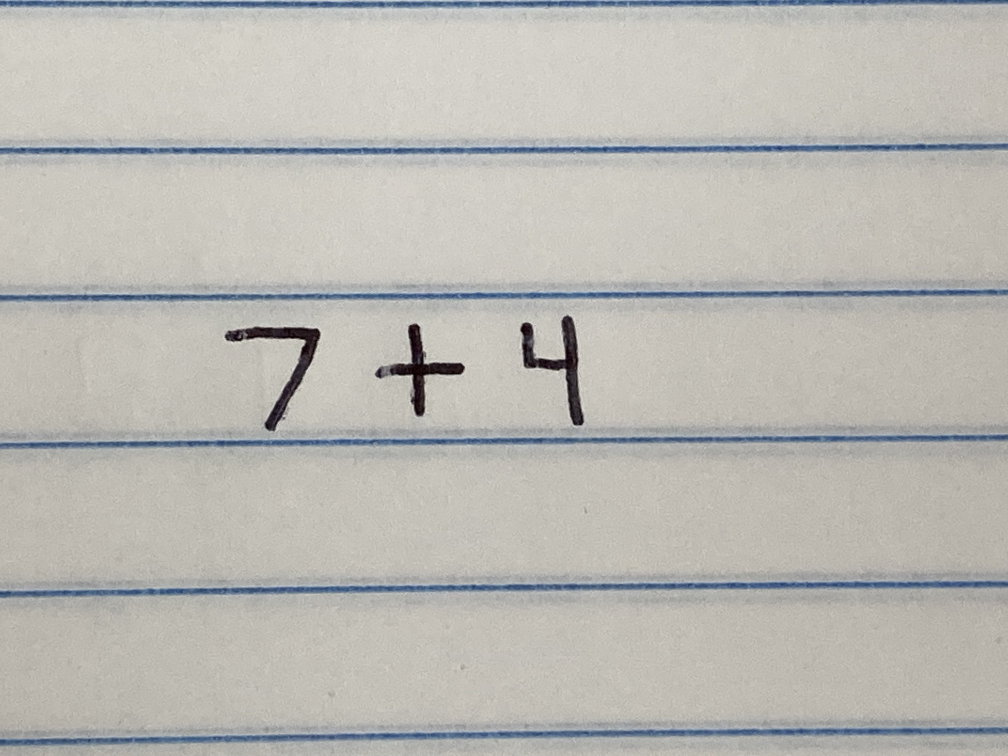
#> input picture EquationSolver/IMG_0315.JPG, 4032 x 3024 px (shown at 1/4 size)
$ python data_expander.py IMG_0315.JPG out
#> lines starting #> are read from the running program, lines starting #| are printed output that depends on the picture; after the words box and inside, x2 and y2 are one past the last pixel; in counts of white or black regions, pixels touching at a corner belong together
### EquationSolver/image_preprocessor.py
import sys

from utilities import show

import cv2 as cv
import numpy as np


def image_preprocessor(image_path):
    print("Preprocessing image...")

    image = cv.imread(image_path, 0)
    resized_image = resize_image(image)
    blurred_image = cv.medianBlur(resized_image, 3)

    # Black: 0, White: 255
    median = np.median(blurred_image)
    maximum = np.max(blurred_image)
    minimum = np.min(blurred_image)

    text_color = "white" if abs(median - maximum) > abs(median - minimum) else "black"

    if text_color == "white":
        blurred_image = np.bitwise_not(blurred_image)

    threshold = cv.adaptiveThreshold(blurred_image, 255, cv.ADAPTIVE_THRESH_GAUSSIAN_C, cv.THRESH_BINARY, 51, 30)
    threshold = np.bitwise_not(threshold)

    return threshold


def resize_image(image):
    height, width = image.shape[0], image.shape[1]

    target_height = 500
    scaling_factor = target_height / height

    adjusted_height = int(scaling_factor * height)
    adjusted_width = int(scaling_factor * width)

    resized_image = cv.resize(image, (adjusted_width, adjusted_height))

    return resized_image


# [3 lines that do not run on import are left out]

### EquationSolver/character_image_extractor.py
from skimage.measure import find_contours
from skimage.io import imread
import skimage
import matplotlib.pyplot as plt
from skimage.color import rgb2gray

import numpy as np


from skimage.transform import rescale, resize, downscale_local_mean
from math import floor, ceil

def is_contained(boxes, box):

    x_min, x_max, y_min, y_max = box
    for potential_box in boxes:
        if potential_box == box:
            continue
        pot_x_min, pot_x_max, pot_y_min, pot_y_max = potential_box

        if pot_x_min < x_min and  x_max < pot_x_max and pot_y_min < y_min and  y_max < pot_y_max:
            return True
    return False
def is_small(image, box, margin):
    height, width = image.shape
    x_min, x_max, y_min, y_max = box
    box_height = x_max - x_min
    box_width = y_max - y_min
    return (box_height * box_width)/(height * width) < margin

# [18 lines left out: functions search_same_line, search_same_line_alt, not called in this run]


def character_image_extractor(image, full = False):
    print("Extracting character images...")

    character_images = list()

    # get the edges of the text
    contours = find_contours(image, 0.7)
    bounding_boxes = []

    # find the bounding box of the text
    for contour in contours:
        Xmin = np.min(contour[:,0])
        Xmax = np.max(contour[:,0])
        Ymin = np.min(contour[:,1])
        Ymax = np.max(contour[:,1])

        bounding_boxes.append([Xmin, Xmax, Ymin, Ymax])

    # remove any box that would be contained within another
    # there are issues with 8 and 9 where the inner circles would be their own contour
    bounding_boxes = list(filter(lambda x: not (is_contained(bounding_boxes, x)), bounding_boxes))

    # remove any tiny boxes that result from noise
    # this will avoid issues if there is a small speck close to the center and will avoid unnecessary work from specks being sent to the model
    bounding_boxes = list(filter(lambda x: not (is_small(image, x, 0.0005)), bounding_boxes))

    # order boxes left to right
    sorted_boxes = sorted(bounding_boxes, key = lambda x: x[2])

    x,y = image.shape

    # find the box that is closest to the center
    center_box = sorted(sorted_boxes, key = lambda z: (abs(x//2-(z[0]+z[1])//2) + abs(y//2 - (z[2]+z[3])//2)))[0]

    selection = sorted_boxes
    if not full:
        selection = search_same_line_alt(sorted_boxes, center_box)
    # find all boxes within the same line roughly
    # filters based on the center of a box being
    # within the somewhere within the height range of the searching box
    for box in selection:
        box = list(map(round, box))
        # extract the part of the image within the box
        focus_shape = image[box[0]:box[1], box[2]:box[3]]
        x,y = focus_shape.shape
        x_y_diff = x-y
        scale = (1/max(x,y))*24
        #scale to a 24*n or n*24 image depending on x or y being larger
        image_rescaled = rescale(focus_shape, scale, anti_aliasing=False)

        x,y = image_rescaled.shape
        x_y_diff = x-y
        x_pad = (floor(-min(0, x_y_diff)/2) +2,ceil(-min(0, x_y_diff)/2) +2)
        y_pad = (floor(max(0, x_y_diff)/2) +2,ceil(max(0, x_y_diff)/2) +2)

        # pad the image to become 28 by 28, rounding pixel is added to the right
        image_rescaled = np.pad(image_rescaled, (x_pad, y_pad), 'constant', constant_values=(0,0))
        character_images.append(image_rescaled)


    return character_images

### EquationSolver/data_expander.py
import sys

from utilities import show

from character_image_extractor import character_image_extractor
from image_preprocessor import image_preprocessor
import time
import numpy

import matplotlib.pyplot as plt

import cv2


def main():
    input_file = sys.argv[1]
    output_dir = sys.argv[2]

    # Preprocess the image to remove any artifacts and noise
    preprocessed_image = image_preprocessor(input_file)
#> in image_preprocessor, `image = cv.imread(image_path, 0)`:
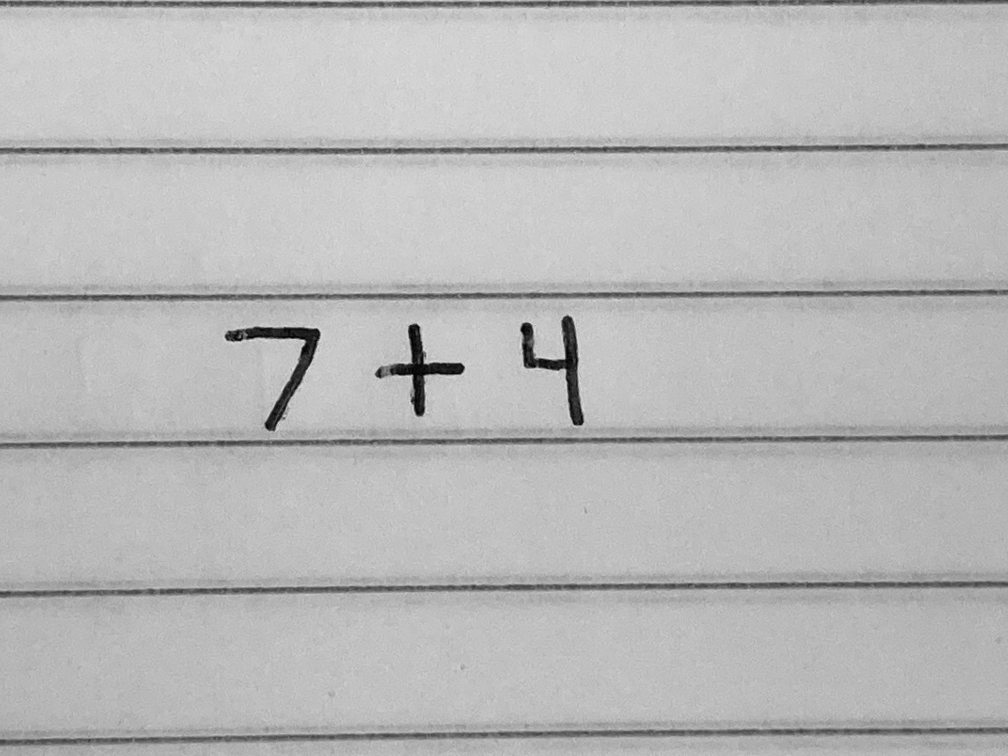
#> image: shape (3024, 4032) (shown at 1/4 size); min 0, max 234, mean 184.3
#> in resize_image, `resized_image = cv.resize(image, (adjusted_width, adjusted_height))`:
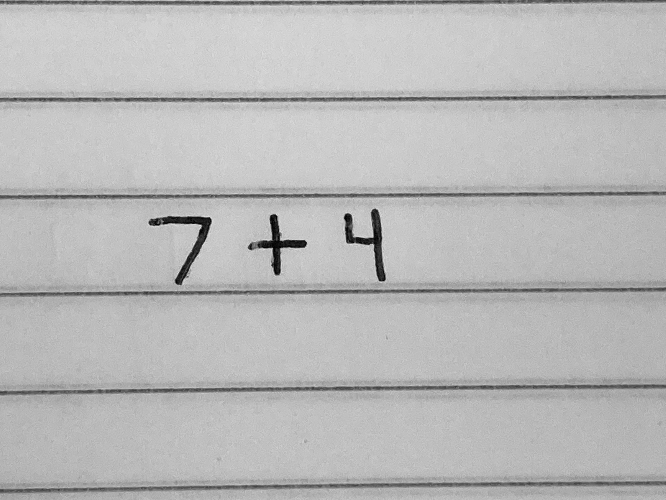
#> resized_image: shape (500, 666); min 0, max 226, mean 184.2
#> in image_preprocessor, `median = np.median(blurred_image)`: median = 189
#> in image_preprocessor, `maximum = np.max(blurred_image)`: maximum = 216
#> in image_preprocessor, `minimum = np.min(blurred_image)`: minimum = 5
#> in image_preprocessor, `text_color = "white" if abs(median - maximum) > abs(median - minimum) ..`: text_color = 'black'
#> in image_preprocessor, `threshold = cv.adaptiveThreshold(blurred_image, 255, cv.ADAPTIVE_THRES..`:
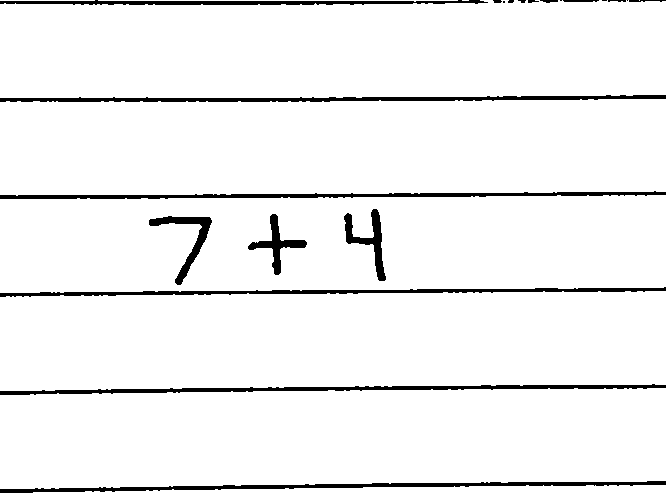
#> threshold: shape (500, 666); 95% white; 21 black regions (6 under 20 px), largest, box (x1, y1, x2, y2) and area: (0, 95, 666, 102) 2537, (0, 384, 666, 395) 2500, (0, 481, 666, 493) 2486
    # Extract each character from the preprocessed image
    character_images = character_image_extractor(preprocessed_image, full=True)
#> in character_image_extractor, `contours = find_contours(image, 0.7)`: contours = 30 point arrays, longest 728 points
#> the loop in character_image_extractor, `for contour in contours:` made 30 passes
#> (Xmin, Xmax, Ymin, Ymax) on passes 1, 2, 3, 4, 5, 6, 7, 8, 9, 10, 12, 13: (0, 0.00275, 0, 94), (0, 1, 98, 457), (0, 0.00275, 462, 468), (0, 5, 0, 488), (0, 3, 492, 502), (0.00275, 3, 502, 505), (0, 3, 507, 514), (0, 3, 517, 526), (0, 3, 527, 539), (0, 3, 539, 558), (0, 2, 562, 599), (0, 0.997, 601, 607)
#> (contour, Xmin, Xmax, Ymin, Ymax) on passes 11, 15, 17: ([[0, 562], [0.997, 561], [0.997, 560], [0, 559]], 0, 0.997, 559, 562), ([[0, 628], [0.997, 627], [0, 626]], 0, 0.997, 626, 628), ([[0, 639], [0.00275, 639], [0, 639]], 0, 0.00275, 639, 639)
#> after the loop in character_image_extractor, `for contour in contours:`: bounding_boxes = 30 items, first 6: [0, 0.00275, 0, 94], [0, 1, 98, 457], [0, 0.00275, 462, 468], [0, 5, 0, 488], [0, 3, 492, 502], [0.00275, 3, 502, 505]
#> the loop in is_contained, `for potential_box in boxes:` made 30 passes
#> the loop in is_contained (call 2), `for potential_box in boxes:` made 30 passes
#> the loop in character_image_extractor, `for box in selection:` made 15 passes
#> box on passes 1 to 12: [0, 5, 0, 488], [94, 97, 0, 665], [99, 102, 0, 665], [190, 195, 0, 665], [195, 199, 0, 665], [286, 292, 0, 665], [291, 297, 0, 665], [383, 390, 0, 665], [388, 395, 0, 665], [480, 488, 0, 665], [485, 493, 0, 665], [0, 1, 98, 457]
#> pass 1, in character_image_extractor, `image_rescaled = np.pad(image_rescaled, (x_pad, y_pad), 'constant', co..`:
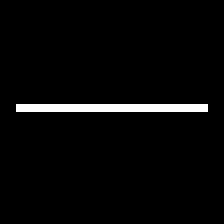
#> image_rescaled: shape (28, 28) float64 (shown 8 times larger); values 0 (black) and 1 (white), 3.1% white in thin lines or dots, all inside (x1, y1, x2, y2) = (2, 13, 26, 14)
#> pass 2, in character_image_extractor, `image_rescaled = np.pad(image_rescaled, (x_pad, y_pad), 'constant', co..`:
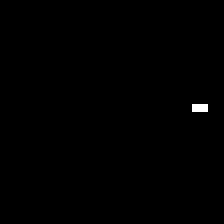
#> image_rescaled: shape (28, 28) float64 (shown 8 times larger); values 0 (black) and 1 (white), 0.26% white in thin lines or dots, all inside (x1, y1, x2, y2) = (24, 13, 26, 14)
#> pass 3, in character_image_extractor, `image_rescaled = np.pad(image_rescaled, (x_pad, y_pad), 'constant', co..`:
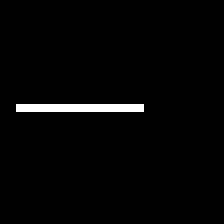
#> image_rescaled: shape (28, 28) float64 (shown 8 times larger); values 0 (black) and 1 (white), 2% white in thin lines or dots, all inside (x1, y1, x2, y2) = (2, 13, 18, 14)
#> after the loop in character_image_extractor, `for box in selection:`:
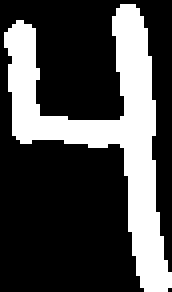
#> focus_shape: shape (73, 43) (shown 4 times larger); 28.5% white; 1 white region, box (x1, y1, x2, y2) and area: (1, 1, 43, 73) 896
    counter = 0
    print(len(character_images))
#| 15
    for image in character_images:
        image[:] *= 255
        cv2.imwrite(f"{output_dir}\\{time.time()}{counter}.jpg", image)
        counter += 1
#> this loop made 15 passes

if __name__ == "__main__":
    main()

$ run again, on EquationSolver/IMG_8134.JPG
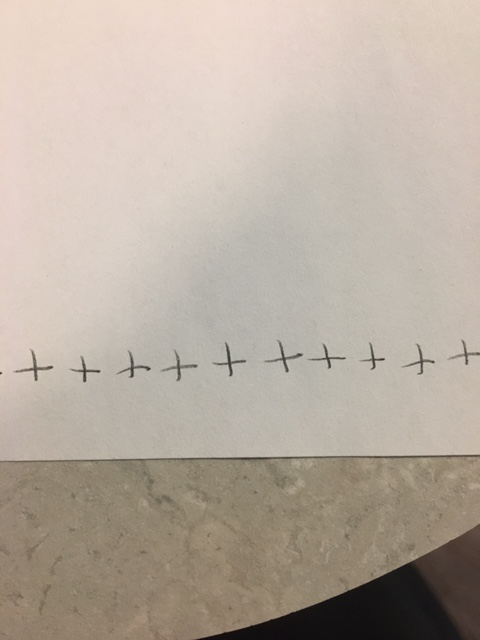
#> input picture EquationSolver/IMG_8134.JPG, 480 x 640 px
#> median = 187
#> maximum = 225
#> minimum = 14
#> text_color = 'black'
#> in image_preprocessor, `threshold = cv.adaptiveThreshold(blurred_image, 255, cv.ADAPTIVE_THRES..`:
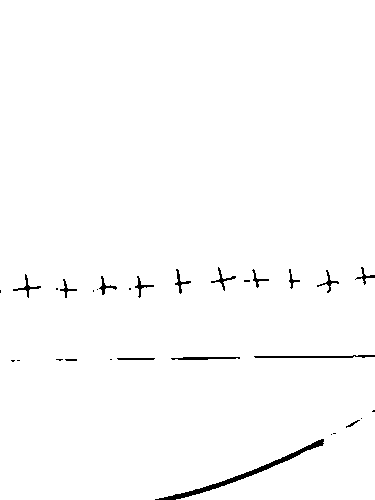
#> threshold: shape (500, 375); 98.8% white; 30 black regions (14 under 20 px), largest, box (x1, y1, x2, y2) and area: (155, 439, 324, 500) 816, (254, 355, 375, 358) 241, (171, 357, 240, 360) 157
#> contours = 31 point arrays, longest 441 points
#> the loop in character_image_extractor, `for contour in contours:` made 31 passes
#> (Xmin, Xmax, Ymin, Ymax) on passes 1 to 8: (266, 291, 210, 236), (266, 285, 355, 374), (268, 294, 174, 191), (268, 288, 251, 269), (268, 289, 288, 300), (269, 293, 316, 339), (273, 298, 12, 41), (275, 295, 98, 117)
#> after the loop in character_image_extractor, `for contour in contours:`: bounding_boxes = 31 items, first 6: [266, 291, 210, 236], [266, 285, 355, 374], [268, 294, 174, 191], [268, 288, 251, 269], [268, 289, 288, 300], [269, 293, 316, 339]
#> the loop in is_contained, `for potential_box in boxes:` made 31 passes
#> the loop in is_contained (call 2), `for potential_box in boxes:` made 31 passes
#> the loop in character_image_extractor, `for box in selection:` made 15 passes
#> box on passes 1 to 8: [273, 298, 12, 41], [278, 298, 59, 77], [275, 295, 98, 117], [357, 360, 116, 155], [275, 298, 134, 154], [438, 499, 154, 324], [356, 360, 170, 240], [268, 294, 174, 191]
#| 15
#> the loop in main, `for image in character_images:` made 15 passes
#> pass 2, in main, `cv2.imwrite(f"{output_dir}\\{time.time()}{counter}.jpg", image)`:
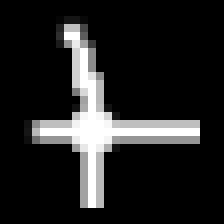
#> saved as 1795187379.88328271.jpg: shape (28, 28) (shown 8 times larger); min 0, max 255, mean 34.5

$ run again, on EquationSolver/IMG_8136.JPG
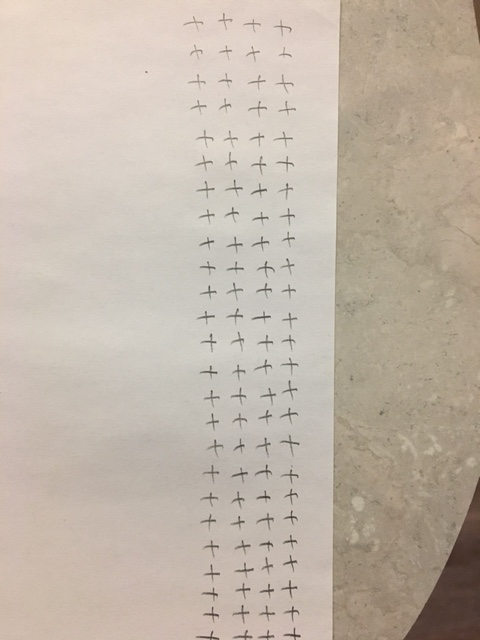
#> input picture EquationSolver/IMG_8136.JPG, 480 x 640 px
#> median = 189
#> maximum = 222
#> minimum = 50
#> text_color = 'black'
#> in image_preprocessor, `threshold = cv.adaptiveThreshold(blurred_image, 255, cv.ADAPTIVE_THRES..`:
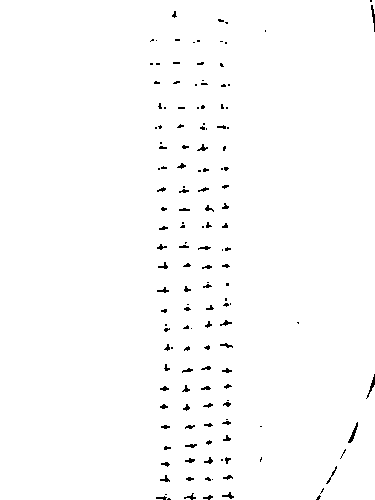
#> threshold: shape (500, 375); 98.7% white; black in thin lines or dots, all inside (x1, y1, x2, y2) = (150, 0, 375, 500)
#> contours = 154 point arrays, longest 63 points
#> the loop in character_image_extractor, `for contour in contours:` made 154 passes
#> (Xmin, Xmax, Ymin, Ymax) on passes 1 to 3: (0, 2, 369, 372), (4, 32, 370, 374), (10, 18, 171, 177)
#> after the loop in character_image_extractor, `for contour in contours:`: bounding_boxes = 154 items, first 6: [0, 2, 369, 372], [4, 32, 370, 374], [10, 18, 171, 177], [18, 22, 217, 224], [21, 24, 224, 228], [29, 32, 264, 266]
#> the loop in is_contained, `for potential_box in boxes:` made 154 passes
#> the loop in is_contained (call 2), `for potential_box in boxes:` made 154 passes
#> the loop in character_image_extractor, `for box in selection:` made 5 passes
#> box on passes 1 to 5: [143, 151, 196, 208], [491, 499, 221, 234], [421, 443, 347, 358], [373, 398, 366, 374], [4, 32, 370, 374]
#> pass 3, in character_image_extractor, `image_rescaled = np.pad(image_rescaled, (x_pad, y_pad), 'constant', co..`:
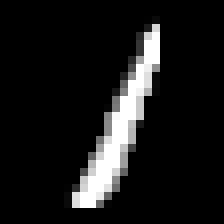
#> image_rescaled: shape (28, 28) float64 (shown 8 times larger); min 0, max 1, mean 0.097
#| 5
#> the loop in main, `for image in character_images:` made 5 passes

$ run again, on EquationSolver/IMG_8137.JPG
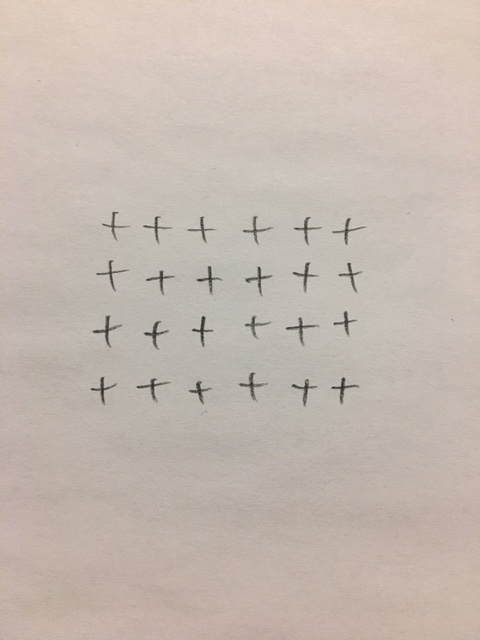
#> input picture EquationSolver/IMG_8137.JPG, 480 x 640 px
#> median = 186
#> maximum = 215
#> minimum = 59
#> text_color = 'black'
#> contours = 33 point arrays, longest 91 points
#> the loop in character_image_extractor, `for contour in contours:` made 33 passes
#> (Xmin, Xmax, Ymin, Ymax) on passes 1 to 8: (164, 186, 80, 91), (168, 188, 119, 132), (168, 188, 155, 161), (168, 190, 190, 211), (169, 190, 230, 243), (169, 190, 260, 275), (175, 178, 112, 117), (177, 180, 276, 279)
#> after the loop in character_image_extractor, `for contour in contours:`: bounding_boxes = 33 items, first 6: [164, 186, 80, 91], [168, 188, 119, 132], [168, 188, 155, 161], [168, 190, 190, 211], [169, 190, 230, 243], [169, 190, 260, 275]
#> the loop in is_contained, `for potential_box in boxes:` made 33 passes
#> the loop in is_contained (call 2), `for potential_box in boxes:` made 33 passes
#> the loop in character_image_extractor, `for box in selection:` made 24 passes
#> box on passes 1 to 8: [246, 270, 72, 92], [294, 315, 76, 87], [164, 186, 80, 91], [202, 225, 83, 89], [295, 313, 106, 131], [250, 272, 112, 130], [210, 229, 114, 131], [168, 188, 119, 132]
#> pass 2, in character_image_extractor, `image_rescaled = np.pad(image_rescaled, (x_pad, y_pad), 'constant', co..`:
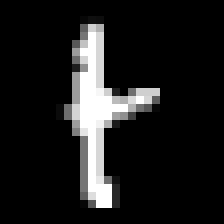
#> image_rescaled: shape (28, 28) float64 (shown 8 times larger); min 0, max 1, mean 0.111
#| 24
#> the loop in main, `for image in character_images:` made 24 passes
